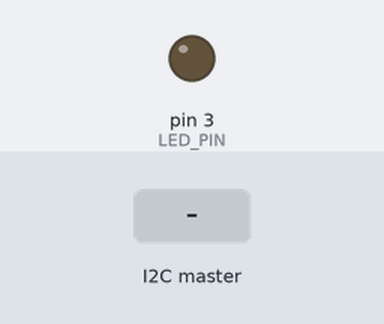
A sketch run on a simulated Arduino Uno, built with avr-gcc and run on an emulated ATmega328P. On the bench: output pins drawn as LEDs (lit = HIGH). Inputs (shaded band) come from the test bench.

Above: at 1.2 s.
1.3 s: the I2C master sends the byte 1
At 2.1 s:
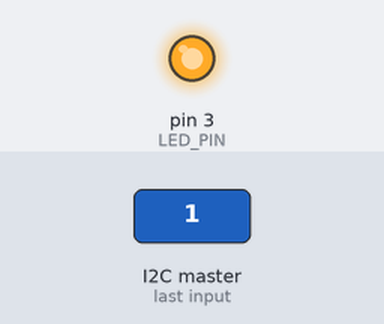
2.8 s: the I2C master sends the byte 0
At 3.2 s:
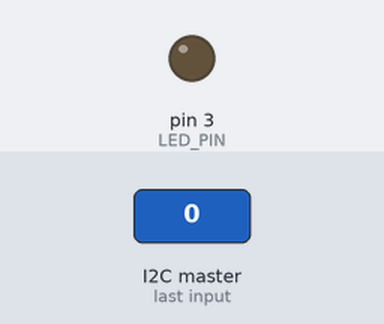
4.3 s: the I2C master sends the byte 2
At 5.6 s:
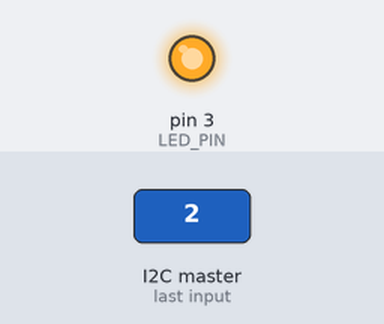
Timing chart, 0 to 7.3 s (numbered marks = the images above; inputs shaded):
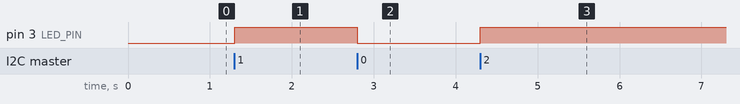

Measured:
- after the input at 1.3 s, pin 3 (LED_PIN): LOW → HIGH at once
- after the input at 2.8 s, pin 3 (LED_PIN): HIGH → LOW at once
- after the input at 4.3 s, pin 3 (LED_PIN): LOW → HIGH at once

The sketch:

Task5_Slave.ino
```cpp
#include <Wire.h>

#define SLAVE_ADDR 0x08
#define BUTTON_PIN 2
#define LED_PIN 3

volatile uint8_t receivedData = 0;                            // store data received from master

void receiveEvent(int howMany) {                             // called when master sends data
  if (Wire.available()) {                                   // check if data is available
    receivedData = Wire.read();                            // read received byte
    digitalWrite(LED_PIN, receivedData ? HIGH : LOW);     // control LED
  }
}

void requestEvent() {                                  // called when master requests data
  uint8_t buttonState = (digitalRead(BUTTON_PIN) == LOW) ? 1 : 0;
  Wire.write(buttonState);                            // send button state to master
}

void setup() {
  Wire.begin(SLAVE_ADDR);

  Wire.onReceive(receiveEvent);                   // register receive handler
  Wire.onRequest(requestEvent);                  // register request handler

  pinMode(BUTTON_PIN, INPUT_PULLUP);            // configure button pin
  pinMode(LED_PIN, OUTPUT);                    // configure LED pin
}

void loop() {
  // nothing required here, communication handled by interrupts
}
```
